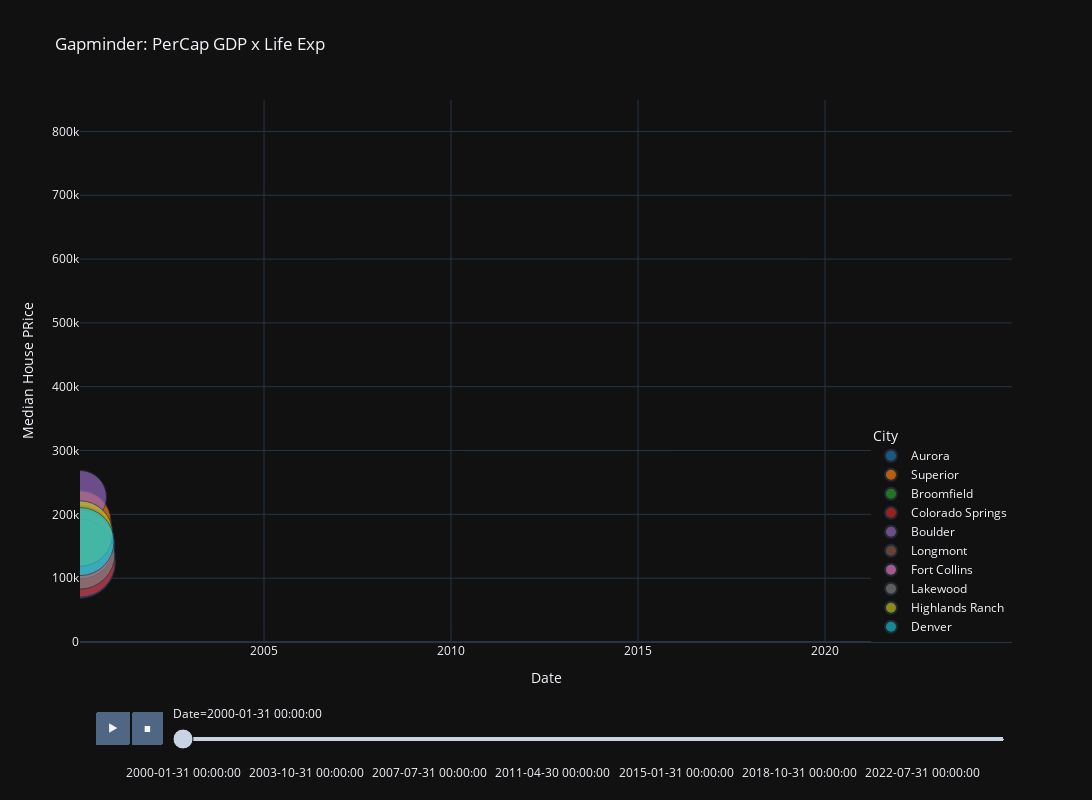

The notebook cell saved with this chart:
### Code cell
fig = px.scatter(cityCOMedian, 
                  x='Date', 
                  y='Price', 
                 #color='lifeExp',
                 color='RegionName',
                 #symbol='continent',
                 color_discrete_sequence=px.colors.qualitative.D3,
                 size='Rank', 
                 size_max=50,
                 hover_data={'RegionName': True,
                             'Date': False,
                             'Rank': True,
                             'Price': ':.0f'
                            }, 
                 labels=dict(RegionName='City',
                             Price='Median House PRice'),
                  animation_frame='Date',
                  range_x=[cityCOMedian['Date'].min(), cityCOMedian['Date'].max()],
                  range_y=[0, cityCOMedian['Price'].max()],
                  title='Gapminder: PerCap GDP x Life Exp',
                  template='plotly_dark')

fig.update_layout(legend=dict(
    yanchor="bottom",
    y=0,
    xanchor="right",
    x=1
))

fig.update_layout(
    width=1200,  # Increase width
    height=800,  # Increase height
    legend=dict(
        yanchor='bottom',
        y=0,
        xanchor='right',
        x=1
    )
)

fig.show()
